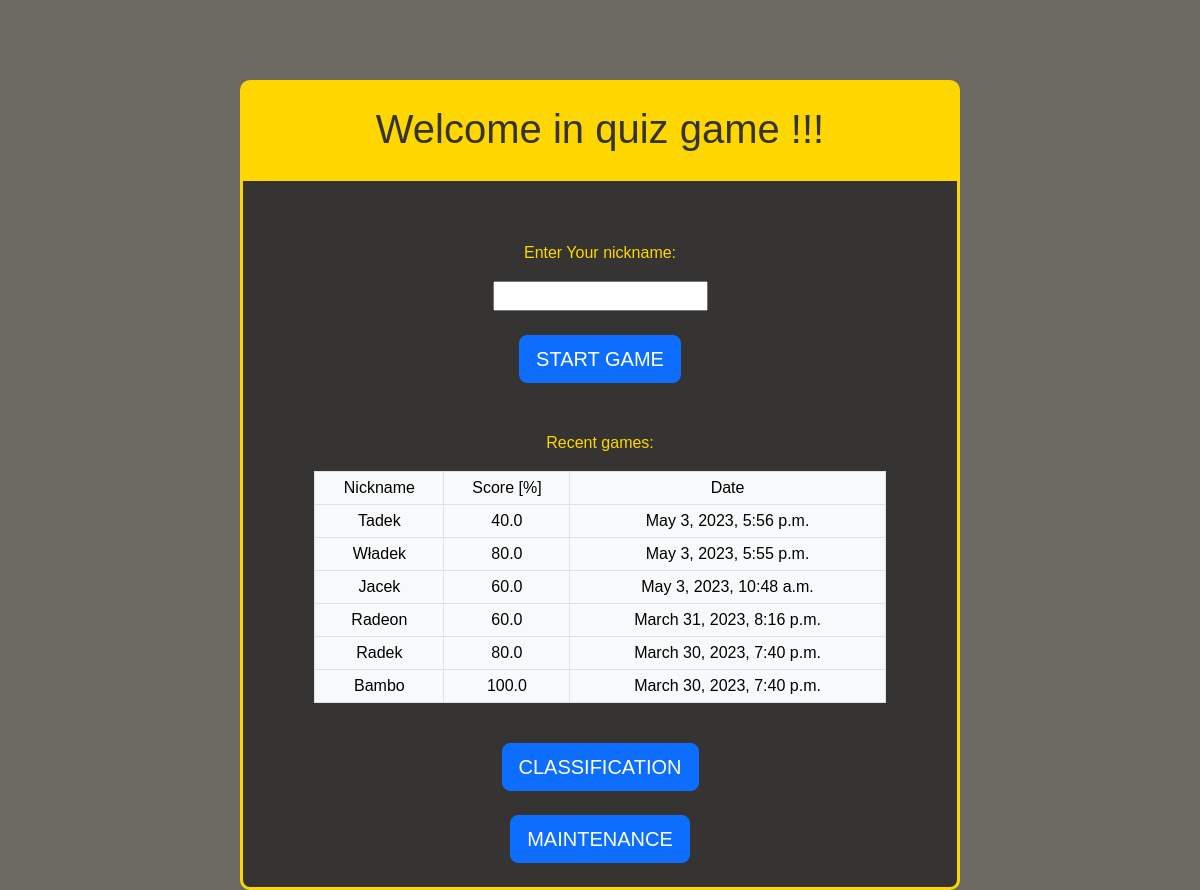
The app's page /quiz/, older data.
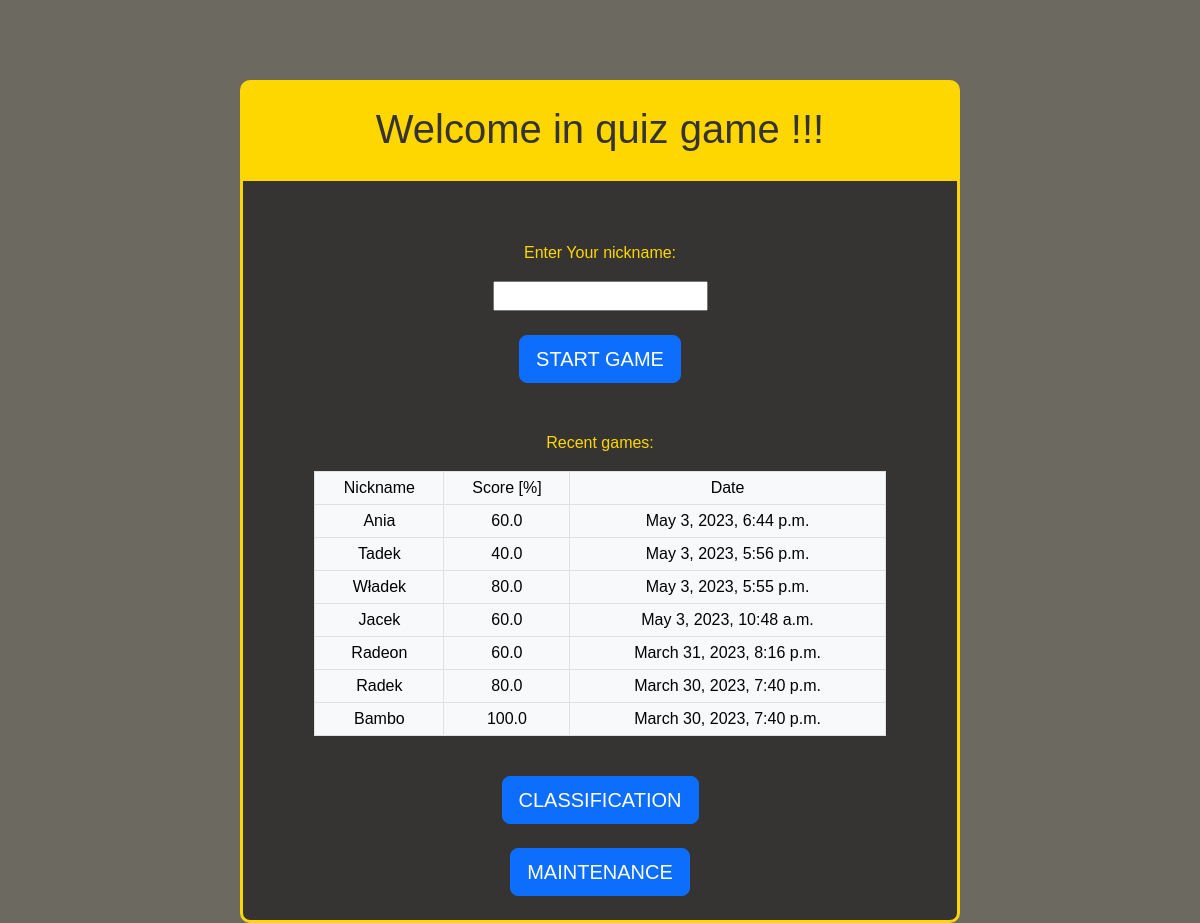
The same page, newer data.
### quiz_django_app/models.py (models this page shows)
class Game(models.Model):
    question_quantity = models.IntegerField(help_text = "value specified by user, how many question are in this game")
    actual_question = models.IntegerField(help_text = "id of actual question")
    question_counter = models.IntegerField(default=1, help_text = "counts number of questions answered in this game")
    total_score = models.IntegerField(default=0)
    questions_used= models.ManyToManyField(Question)
    nickname = models.CharField(max_length=255, null=True)
    percentage = models.FloatField(null=True)
    created_at = models.DateTimeField(auto_now_add=True, null=True)
    completed_game = models.BooleanField(default=False)

### quiz_django_app/views.py (the view)
# urls.py: path('quiz/', views.index, name='index'),
def index(request):
    logout(request)
    recent_games = Game.objects.filter(completed_game=True).order_by('-created_at')[:10]
    context = { 'recent_games': recent_games }
    return render(request, 'index.html', context)

### quiz_django_app/templates/index.html (shortened to what this page needs)
{% extends "master_template.html" %}
{% block header %}
    <div id="header-container">
        <h1>Welcome in quiz game !!!</h1>
    </div>
{% endblock %}
{% block content %}
    <form method="post" action="/quiz/first_question">
        <p>Enter Your nickname:</p>
        <input name="nickname" required>
        <br><br>
        <input type="submit" value="START GAME" class="btn btn-primary btn-lg">
    </form>
    <br>
    <br>
    <p>Recent games:</p>
    <div class="table-container">
    <table class="table table-light table-bordered table-hover table-sm">
        <thead>
            <tr>
                <td>Nickname</td>
                <td>Score [%]</td>
                <td>Date</td>
            </tr>
        </thead>
        <tbody>
            {% if recent_games is not None %}
                {% for game in recent_games %}
                    <tr>
                        <td>{{ game.nickname }}</td>
                        <td>{{ game.percentage }}</td>
                        <td>{{ game.created_at }}</td>
                    </tr>
                {% endfor %}
            {% endif %}
        </tbody>
    </table>
    </div>
    <br>
    <a href="{% url 'classification' %}">
        <button type="button" class="btn btn-primary btn-lg">CLASSIFICATION</button>
    </a>
    <br>
    <br>
    <a href="{% url 'maintenance' %}">
        <button type="button" class="btn btn-primary btn-lg">MAINTENANCE</button>
    </a>
    <br>
    <br>
{% endblock %}

Row changes from the older to the newer data that the page shows:
added Game: nickname "Ania", percentage "60.0", created_at "May 3, 2023, 6:44 p.m."
